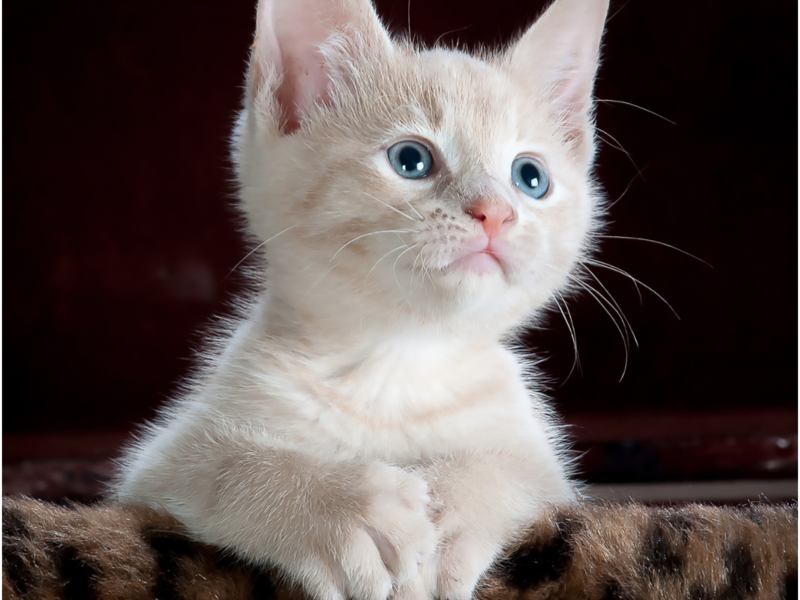
#> input picture automated_functions/face_recogniction/cat1.png, 800 x 600 px
$ python cat_face_detection.py
#> lines starting #> are read from the running program, lines starting #| are printed output that depends on the picture; after the words box and inside, x2 and y2 are one past the last pixel; in counts of white or black regions, pixels touching at a corner belong together
import cv2
import sys
import numpy as np


def show(f):
#> called with f = '../face_recogniction/cat1.png'
    faceCascade = cv2.CascadeClassifier("haarcascade_frontalcatface.xml")

    img = cv2.imread(f)
#> img is the input picture: shape (600, 800, 3); mean B, G, R 82, 84.1, 95.2
    gray = cv2.cvtColor(img, cv2.COLOR_BGR2GRAY)
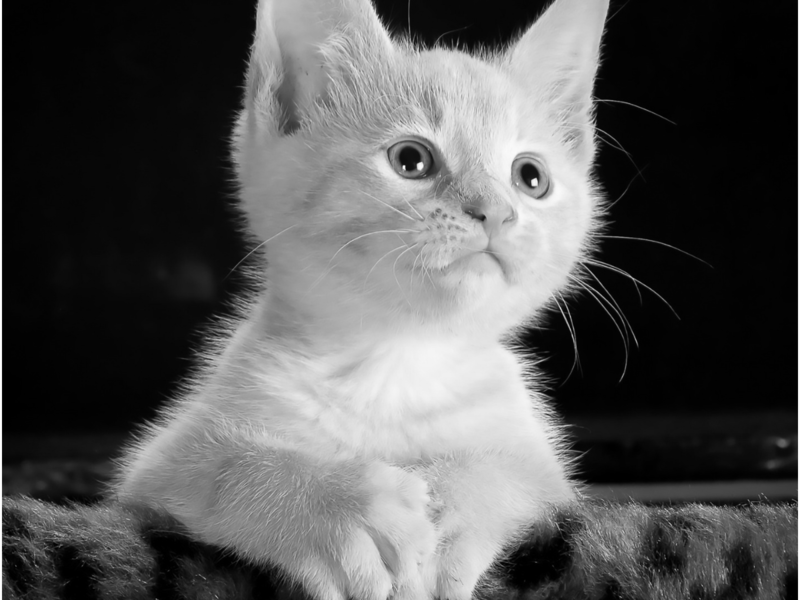
#> gray: shape (600, 800); min 0, max 255, mean 87.2

    faces = faceCascade.detectMultiScale(
        gray,
        scaleFactor=1.02,
        minNeighbors=3,
        minSize=(150, 150),
        flags=cv2.CASCADE_SCALE_IMAGE
    )
#> faces = [[333, 45, 273, 273]]

    for (x, y, w, h) in faces:
        cv2.rectangle(img, (x, y), (x + w, y + h), (0, 0, 255), 2)
        crop_img = img[y:y + h, x:x + w]
        cv2.putText(img, 'Cat', (x, y - 7), 3, 1.2, (0, 255, 0), 2, cv2.LINE_AA)
#> this loop made 1 pass
#> pass 1, in show, `crop_img = img[y:y + h, x:x + w]`:
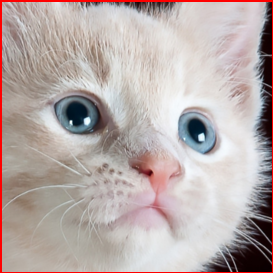
#> crop_img: shape (273, 273, 3); mean B, G, R 168.8, 170.9, 183.6
#> after the loop:
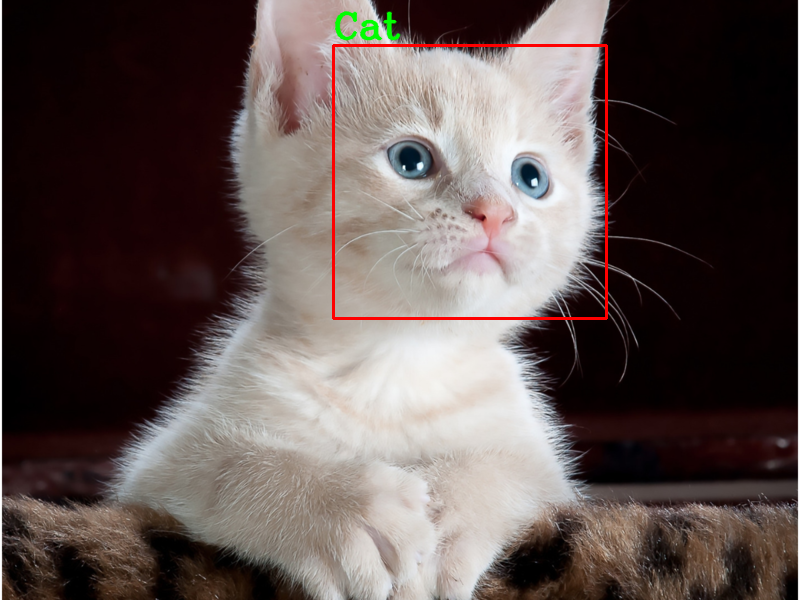
#> img: shape (600, 800, 3); 0.88% of pixels changed, all inside (x1, y1, x2, y2) = (332, 11, 608, 320)

    cv2.imshow('Cat?', img)
    cv2.imwrite(f"cut_{f}", crop_img)
    c = cv2.waitKey(0)
#> (key Esc is pressed here)


def crop(f: str) -> np.ndarray:
    faceCascade = cv2.CascadeClassifier("haarcascade_frontalcatface.xml")

    img = cv2.imread(f)
    gray = cv2.cvtColor(img, cv2.COLOR_BGR2GRAY)

    faces = faceCascade.detectMultiScale(
        gray,
        scaleFactor=1.02,
        minNeighbors=3,
        minSize=(150, 150),
        flags=cv2.CASCADE_SCALE_IMAGE
    )

    for (x, y, w, h) in faces:
        crop_img = img[y:y + h, x:x + w]
        return crop_img


if __name__ == '__main__':
    try:
        f = sys.argv[1]
    except IndexError:
        f = "../face_recogniction/cat1.png"

    show(f=f)

$ run again, with automated_functions/face_recogniction/cattie1.png copied over automated_functions/face_recogniction/cat1.png
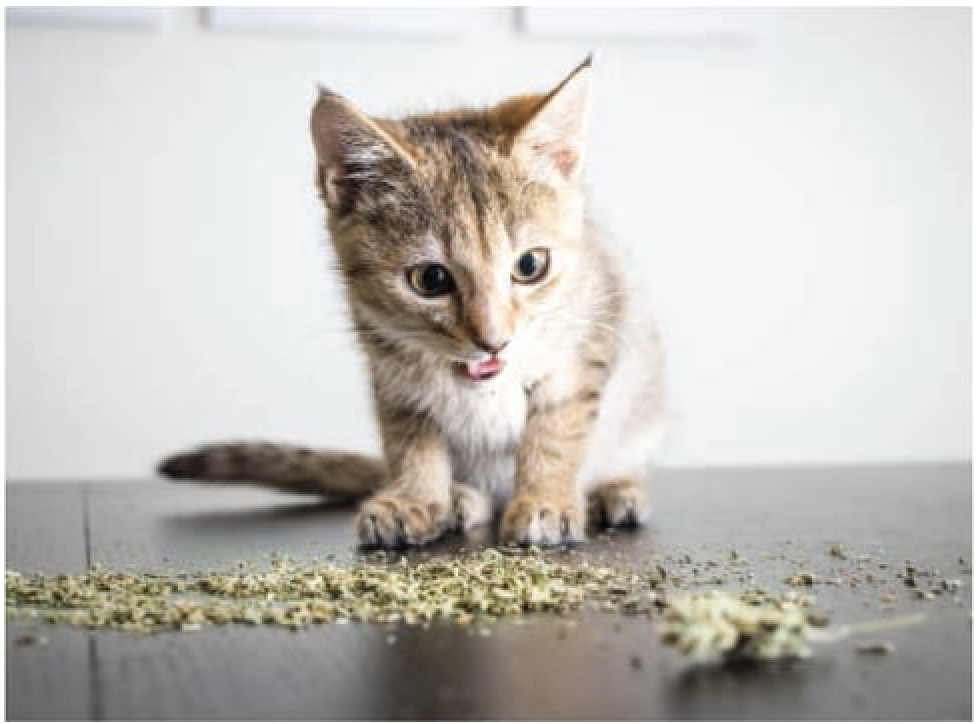
#> input picture automated_functions/face_recogniction/cattie1.png, 976 x 724 px
#> in show, img is the input picture: shape (724, 976, 3); mean B, G, R 187, 192, 194.7
#> in show, `gray = cv2.cvtColor(img, cv2.COLOR_BGR2GRAY)`:
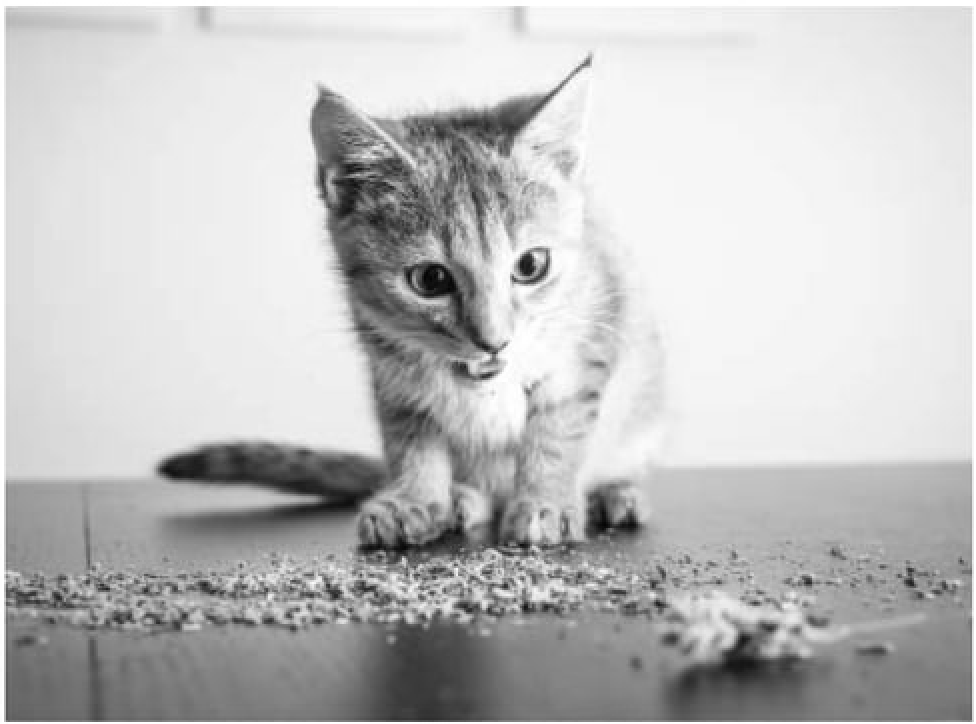
#> gray: shape (724, 976); min 4, max 255, mean 192.2
#> faces = [[366, 185, 226, 226]]
#> the loop in show, `for (x, y, w, h) in faces:` made 1 pass
#> after the loop in show, `for (x, y, w, h) in faces:`:
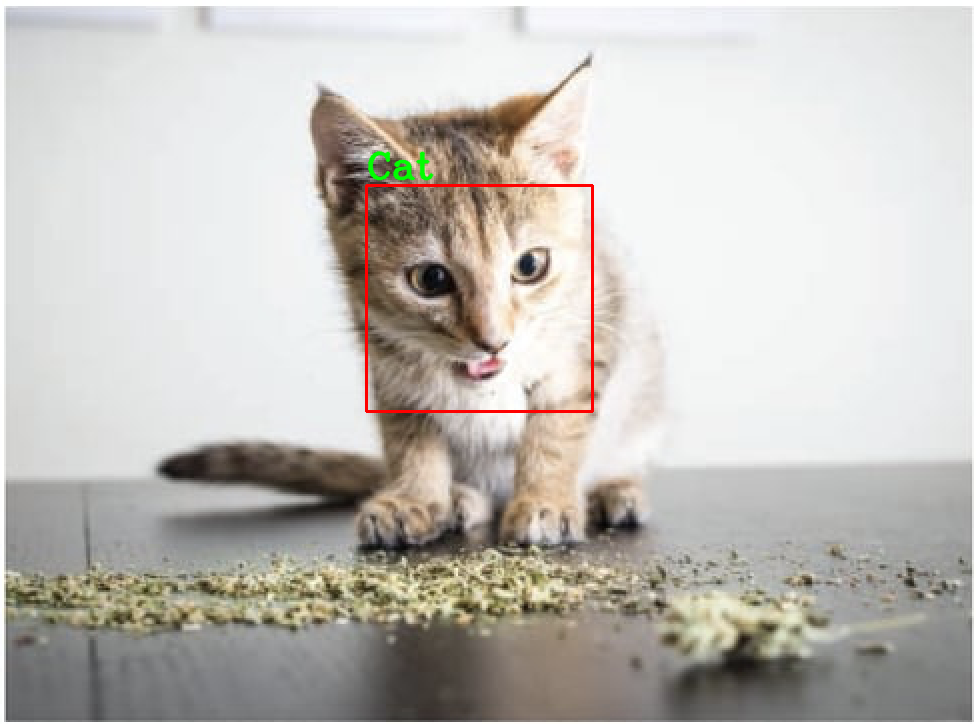
#> img: shape (724, 976, 3); 0.52% of pixels changed, all inside (x1, y1, x2, y2) = (365, 151, 594, 413)

$ run again, with automated_functions/face_recogniction/cattie3.png copied over automated_functions/face_recogniction/cat1.png
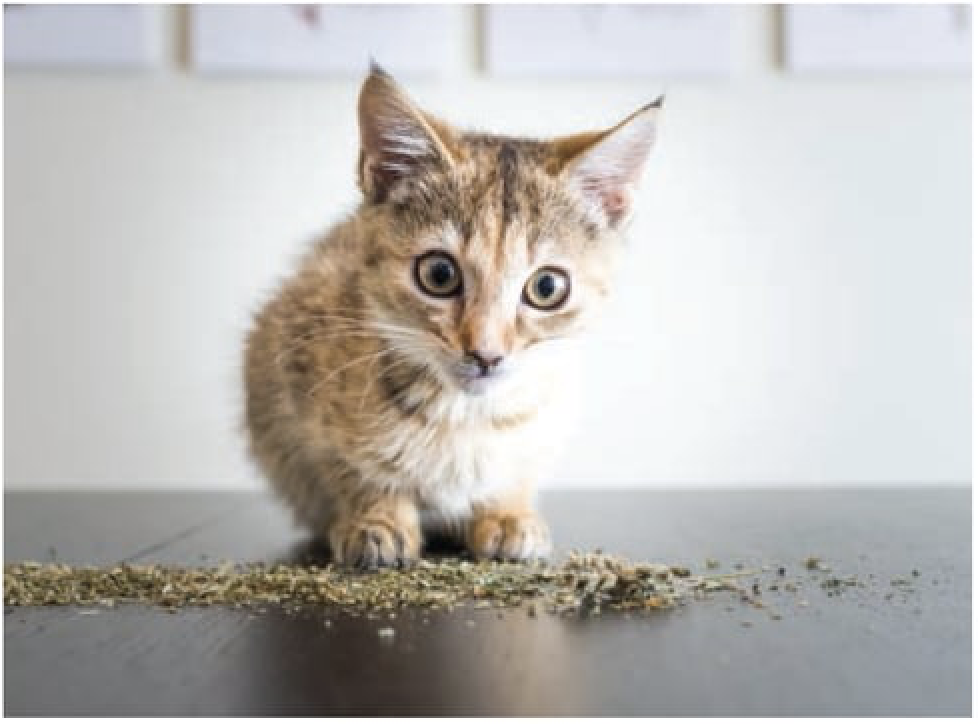
#> input picture automated_functions/face_recogniction/cattie3.png, 978 x 724 px
#> in show, img is the input picture: shape (724, 978, 3); mean B, G, R 182.9, 186, 188.3
#> in show, `gray = cv2.cvtColor(img, cv2.COLOR_BGR2GRAY)`:
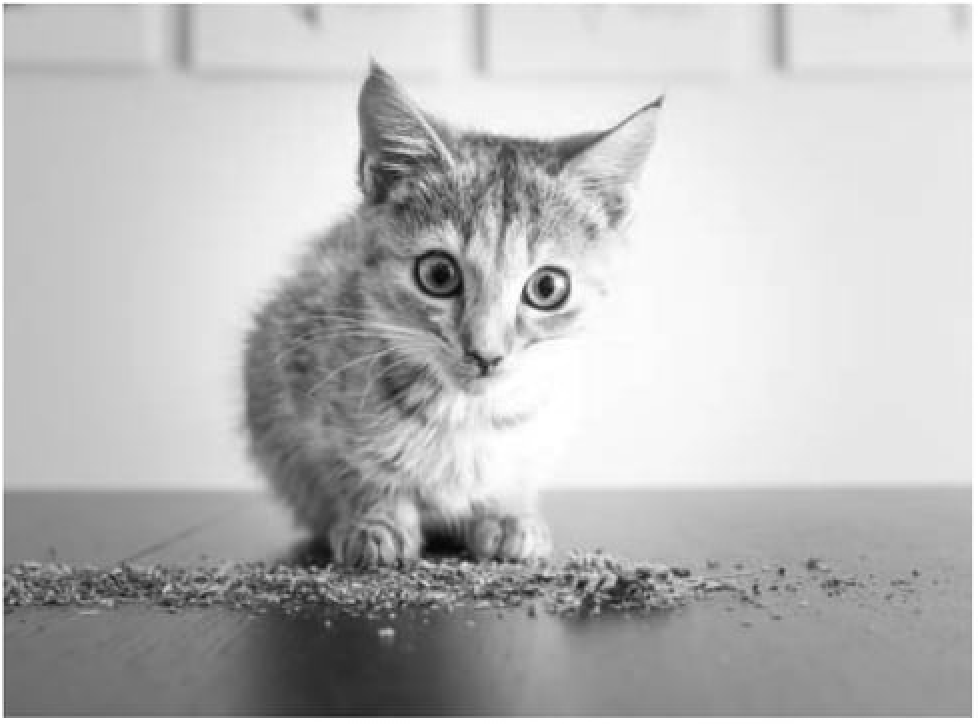
#> gray: shape (724, 978); min 4, max 255, mean 186.3
#> faces = [[363, 180, 252, 252]]
#> the loop in show, `for (x, y, w, h) in faces:` made 1 pass
#> after the loop in show, `for (x, y, w, h) in faces:`:
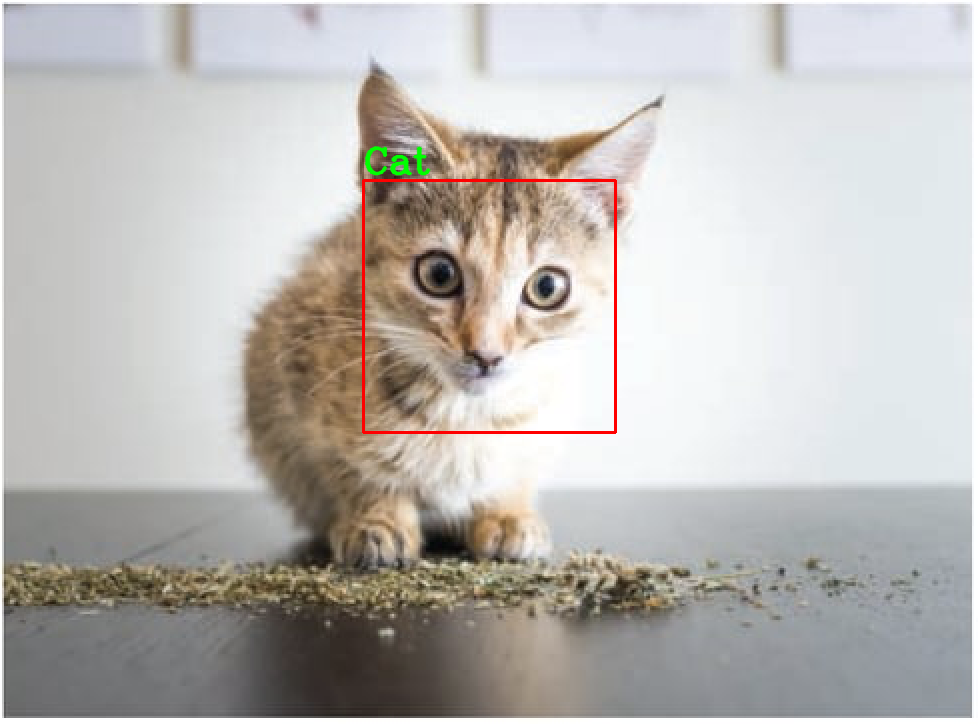
#> img: shape (724, 978, 3); 0.56% of pixels changed, all inside (x1, y1, x2, y2) = (362, 146, 617, 434)
